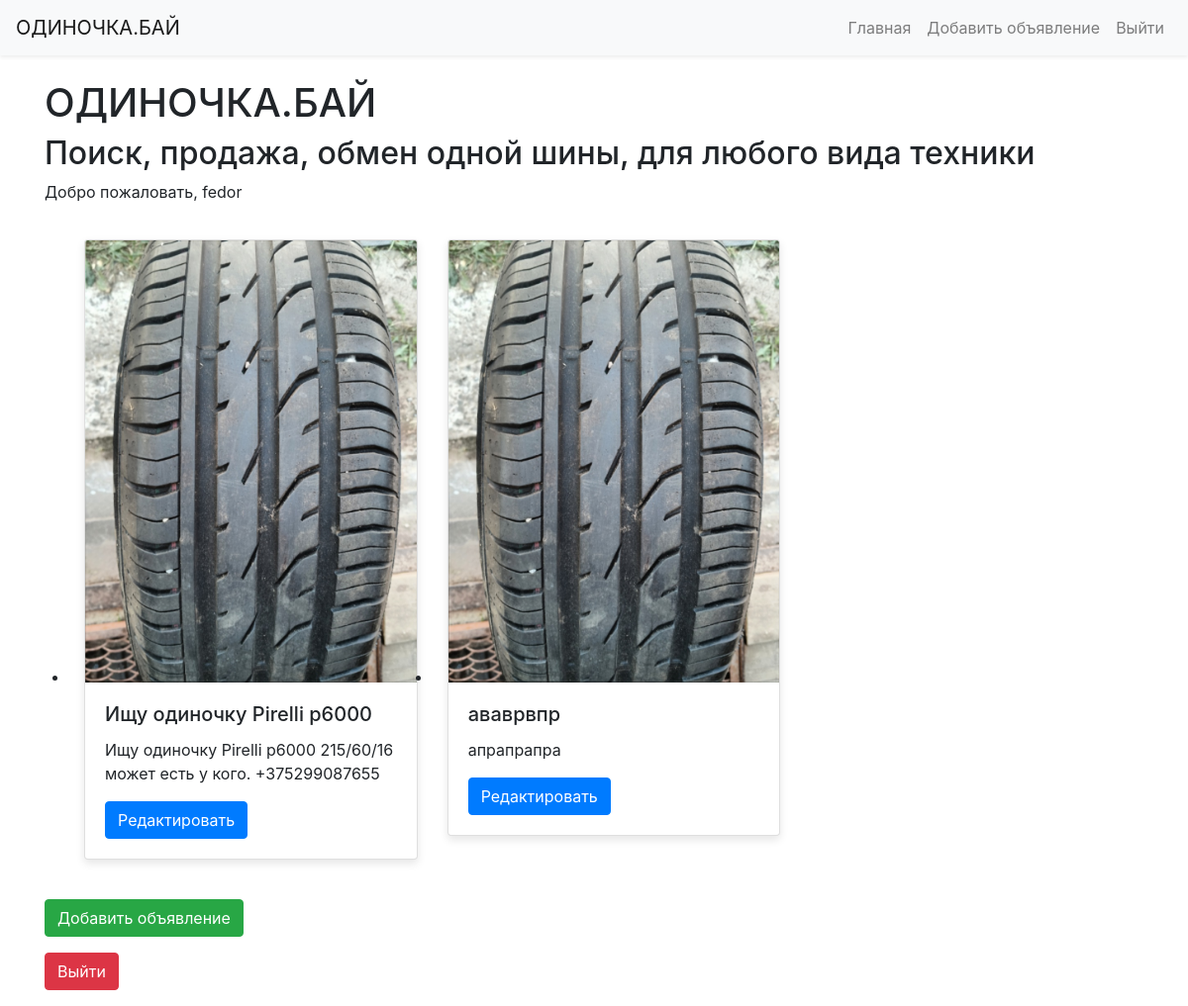
Screenshot of / (signed in) with the database file from the repository.
### app.py (models this page shows)
class User(db.Model, UserMixin):
    id = db.Column(db.Integer, primary_key=True)
    username = db.Column(db.String(150), nullable=False, unique=True)
    password = db.Column(db.String(150), nullable=False)

class Ad(db.Model):
    id = db.Column(db.Integer, primary_key=True)
    title = db.Column(db.String(200), nullable=False)
    description = db.Column(db.Text, nullable=False)
    image_filename = db.Column(db.String(200), nullable=True)
    user_id = db.Column(db.Integer, db.ForeignKey('user.id'), nullable=False)  # Связь с пользователем

### app.py (the view)
@app.route('/', methods=['GET'])
def index():
    ads = Ad.query.all()  # Извлекаем все объявления из базы данных
    return render_template('index.html', ads=ads)

### app.py (called while the page is built)
@login_manager.user_loader
def load_user(user_id):
    return User.query.get(int(user_id))

### templates/index.html
{% extends 'base.html' %}
{% block content %}
    <h1>ОДИНОЧКА.БАЙ</h1>
    <h2>Поиск, продажа, обмен одной шины, для любого вида техники</h2>
    {% if current_user.is_authenticated %}
        <p>Добро пожаловать, {{ current_user.username }}</p>
    {% endif %}
    <ul class="row">
    {% if ads %}
        {% for ad in ads %}
            <li class="col-md-4">
                <div class="card mb-4">
                    <img src="{{ url_for('static', filename='uploads/' + ad.image_filename) }}" class="card-img-top" alt="Image" />
                    <div class="card-body">
                        <h5 class="card-title">{{ ad.title }}</h5>
                        <p class="card-text">{{ ad.description }}</p>
                        <a href="{{ url_for('edit_ad', ad_id=ad.id) }}" class="btn btn-primary">Редактировать</a>
                    </div>
                </div>
            </li>
        {% endfor %}
    {% else %}
        <li class="col-12">Нет объявлений.</li>
    {% endif %}
    </ul>
    <p><a href="{{ url_for('add_ad') }}" class="btn btn-success">Добавить объявление</a></p>
    {% if current_user.is_authenticated %}
        <p><a href="{{ url_for('logout') }}" class="btn btn-danger">Выйти</a></p>
    {% else %}
        <p><a href="{{ url_for('register') }}" class="btn btn-warning">Регистрация</a></p>
        <p><a href="{{ url_for('login') }}" class="btn btn-info">Войти</a></p>
    {% endif %}
{% endblock %}

### static/styles.css (style rules this page uses)
.card { margin: 20px 0; box-shadow: 0 4px 8px rgba(0, 0, 0, 0.1); transition: transform 0.2s; }

### rows the page displays
User: username "fedor"
Ad: image_filename (picture), title "Ищу одиночку Pirelli p6000", description "Ищу одиночку Pirelli p6000 215/60/16 может есть у кого. +375299087655"
Ad: image_filename (picture), title "ававрвпр", description "апрапрапра"
